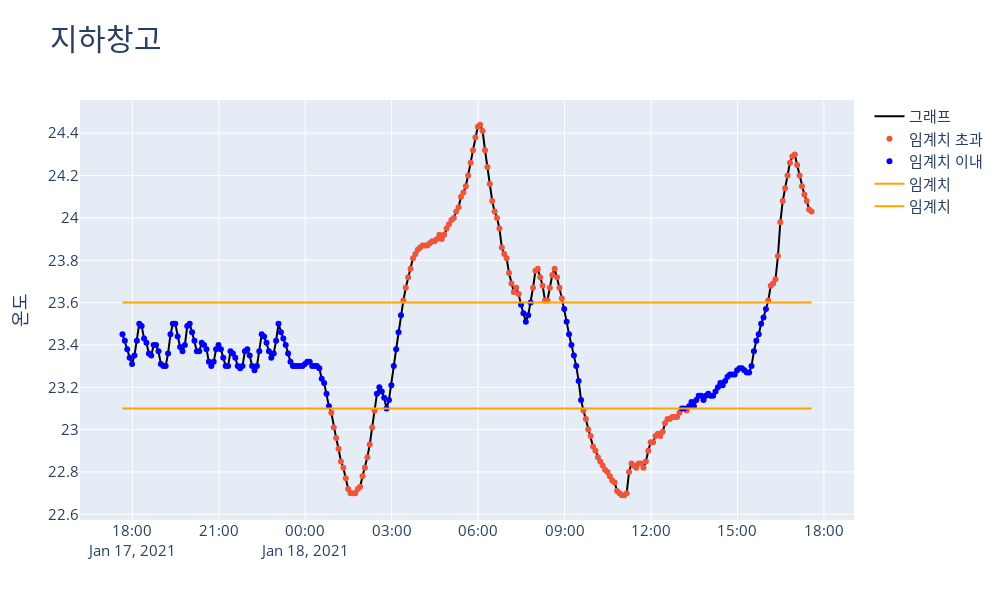

Here is the notebook cell this chart was saved with:
### Code cell
dev_sen_mac('지하창고',4528458,'3fa6d40e4461cd250a683b86eed42bad',23.6,23.1)

### Figure 1 — Plotly figure (JSON) as saved in the notebook; plotly's stock layout.template omitted (floating-point values rounded to 4 significant figures; data arrays with more than 128 entries replaced by an {"elided": "..."} marker saying what was removed)
{"data": [{"line": {"color": "black"}, "mode": "lines", "name": "그래프", "type": "scatter", "x": {"elided": "288 str values"}, "y": {"elided": "288 float values"}}, {"mode": "markers", "name": "임계치 초과", "type": "scatter", "x": {"elided": "142 str values"}, "y": {"elided": "142 float values"}}, {"marker": {"color": "Blue"}, "mode": "markers", "name": "임계치 이내", "type": "scatter", "x": {"elided": "146 str values"}, "y": {"elided": "146 float values"}}, {"line": {"color": "Orange"}, "mode": "lines", "name": "임계치", "type": "scatter", "x": {"elided": "288 str values"}, "y": {"elided": "288 float values"}}, {"line": {"color": "Orange"}, "mode": "lines", "name": "임계치", "type": "scatter", "x": {"elided": "288 str values"}, "y": {"elided": "288 float values"}}], "layout": {"font": {"size": 15}, "height": 600, "title": {"font": {"size": 30}, "text": "지하창고"}, "width": 1000, "yaxis": {"title": {"text": "온도"}}}}
